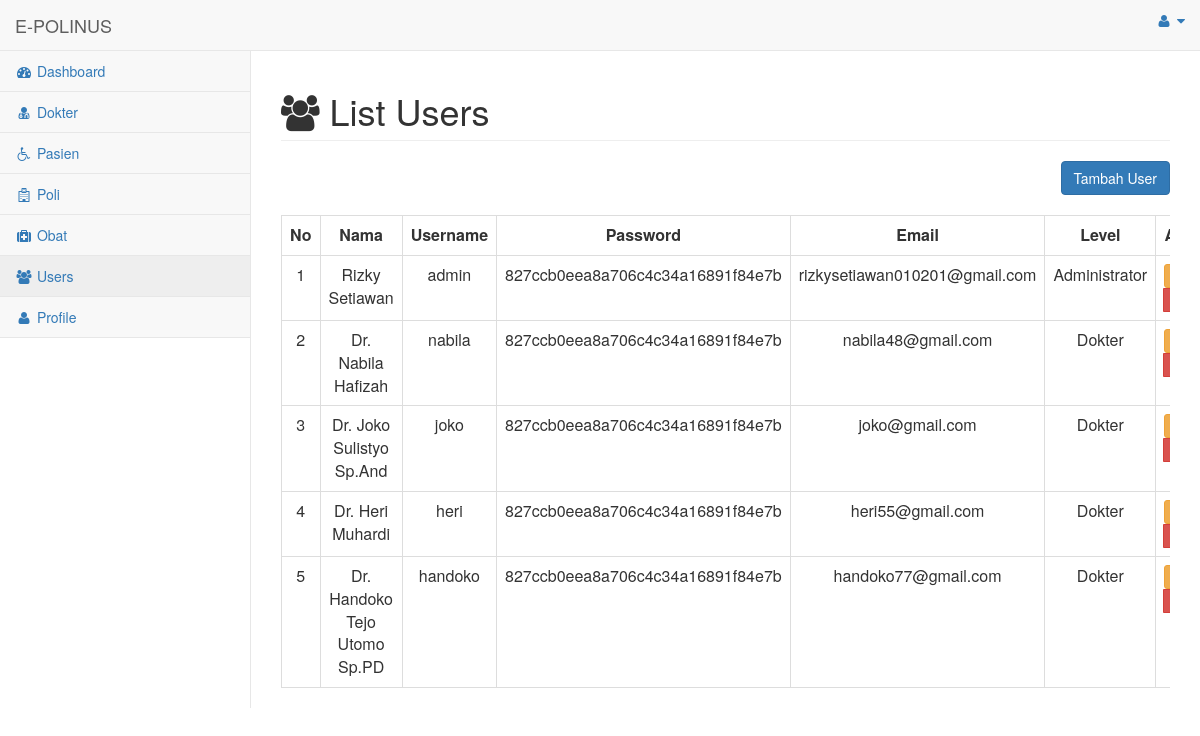
/menu/menu_users.php (signed in), run on the app's committed database.
### tables this page shows
CREATE TABLE `user` (
  `id_user` int(11) UNSIGNED NOT NULL,
  `id_user_level` int(11) UNSIGNED NOT NULL,
  `id_dokter` int(11) UNSIGNED NOT NULL,
  `username` varchar(200) NOT NULL,
  `password` varchar(200) NOT NULL,
  `email` varchar(200) NOT NULL
);

CREATE TABLE `dokter` (
  `id` int(11) UNSIGNED NOT NULL,
  `nama` varchar(255) NOT NULL,
  `alamat` varchar(255) NOT NULL,
  `no_hp` varchar(50) NOT NULL,
  `id_poli` int(11) UNSIGNED NOT NULL
);

CREATE TABLE `user_level` (
  `id_user_level` int(11) UNSIGNED NOT NULL,
  `user_level` varchar(100) NOT NULL
);

### menu/menu_users.php (the view, shortened to what this page needs)
<html>
<head>
    <link href="../vendor/bootstrap/css/bootstrap.min.css" rel="stylesheet">
    <link href="../vendor/metisMenu/metisMenu.min.css" rel="stylesheet">
    <link href="../dist/css/sb-admin-2.css" rel="stylesheet">
    <link href="../vendor/morrisjs/morris.css" rel="stylesheet">
    <link href="../vendor/font-awesome/css/font-awesome.min.css" rel="stylesheet" type="text/css">
    <link href="../vendor/datatables-plugins/dataTables.bootstrap.css" rel="stylesheet">
    <link href="../vendor/datatables-responsive/dataTables.responsive.css" rel="stylesheet">
    <link rel="stylesheet" href="https://maxcdn.bootstrapcdn.com/bootstrap/3.4.1/css/bootstrap.min.css">
</head>
<body>
<div id="wrapper">
        <nav class="navbar navbar-default navbar-static-top" role="navigation" style="margin-bottom: 0">
            <div class="navbar-header">
                <a class="navbar-brand" >E-POLINUS</a>
            </div>
            <ul class="nav navbar-top-links navbar-right">
                <li class="dropdown">
                    <a class="dropdown-toggle" data-toggle="dropdown" href="#">
                        <i class="fa fa-user fa-fw"></i> <i class="fa fa-caret-down"></i>
                    </a>
                </li>
            </ul>
            <div class="navbar-default sidebar" role="navigation">
                <div class="sidebar-nav navbar-collapse">
                    <ul class="nav" id="side-menu">
                    <li>
                            <a href="../halaman_admin.php"><i class="fa fa-dashboard fa-fw"></i> Dashboard</a>
                        </li>
                        <li>
                            <a href="menu_dokter.php"><i class="fa fa-user-md fa-fw"></i> Dokter</a>
                        </li>
                        <li>
                            <a href="menu_pasien.php"><i class="fa fa fa-wheelchair fa-fw"></i> Pasien</a>
                        </li>
                        <li>
                            <a href="menu_poli.php"><i class="fa fa fa-hospital-o fa-fw"></i> Poli</a>
                        </li>
                        <li>
                            <a href="menu_obat.php"><i class="fa fa fa-medkit fa-fw"></i> Obat</a>
                        </li>
                        <li>
                            <a href="menu_users.php"><i class="fa fa-users fa-fw"></i> Users</a>
                        </li>
                        <li>
                            <a href="menu_profile.php"><i class="fa fa-user fa-fw"></i> Profile</a>
                        </li>
                    </ul>
                </div>
            </div>
        </nav>
<div id="page-wrapper">
            <div class="row">
                <div class="col-lg-12">
                    <h1 class="page-header"><i class="fa fa-users fa"></i> List Users</h1>
                </div>
                <div class="col-lg-12">
                <div style='float: right;' >
                          <button type="button" class="btn btn-primary btn-icon-split" data-toggle="modal" data-target="#myModal">Tambah User</button>
	            </div>
	            </div>
            </div>
            <br>
            <div class="card-body">
                <div class="table-responsive">
                    <table class="table table-bordered" id="dataTable" width="100%" cellspacing="0">
                    <tr align="center" style="font-weight:bold">
                    <td width="5%">No</td>
                    <td>Nama</td>
                    <td>Username</td>
                    <td>Password</td>
                    <td>Email</td>
                    <td>Level</td>
                    <td width="15%">Aksi</td>
                    </tr>
                    <?php
                        include '../koneksi.php';
                        $no = 1;
                        $query = "SELECT * FROM user INNER JOIN dokter ON user.id_dokter = dokter.id INNER JOIN user_level ON user.id_user_level = user_level.id_user_level";
                        $result = mysqli_query($koneksi, $query);
                        while ($row = mysqli_fetch_array($result)) :
                            ?>
                                    <tr align="center">
                                    <td><?= $no++ ?></td>
                                    <td><?= $row['nama'] ?></td>
                                    <td><?= $row['username'] ?></td>
                                    <td><?= $row['password'] ?></td>
                                    <td><?= $row['email'] ?></td>
                                    <td><?= $row['user_level'] ?></td>
                                    <td>
                                        <div class="btn-group" role="group">
                                        <a title="Edit Data" type="button" class="btn btn-sm btn-warning" data-toggle="modal" data-target="#modalEdit<?=$no?>"><i class="fa fa-edit"></i></a>
                                        <a title="Hapus Data" type="button" class="btn btn-sm btn-danger" data-toggle="modal" data-target="#modalHapus<?=$no?>" ><i class="fa fa-trash"></i></a>
                                        </div>
                                    </td>
                                    </tr>
                                    <?php endwhile; ?>
                    </table>
                </div>
            </div>
</div>
</div>
</body>
</html>

### data on the page
user: id_dokter.nama "Rizky Setiawan", username "admin", password "827ccb0eea8a706c4c34a16891f84e7b", email "rizkysetiawan010201@gmail.com", id_user_level.user_level "Administrator"
user: id_dokter.nama "Dr. Nabila Hafizah", username "nabila", password "827ccb0eea8a706c4c34a16891f84e7b", email "nabila48@gmail.com", id_user_level.user_level "Dokter"
user: id_dokter.nama "Dr. Joko Sulistyo Sp.And", username "joko", password "827ccb0eea8a706c4c34a16891f84e7b", email "joko@gmail.com", id_user_level.user_level "Dokter"
user: id_dokter.nama "Dr. Heri Muhardi", username "heri", password "827ccb0eea8a706c4c34a16891f84e7b", email "heri55@gmail.com", id_user_level.user_level "Dokter"
user: id_dokter.nama "Dr. Handoko Tejo Utomo Sp.PD", username "handoko", password "827ccb0eea8a706c4c34a16891f84e7b", email "handoko77@gmail.com", id_user_level.user_level "Dokter"
